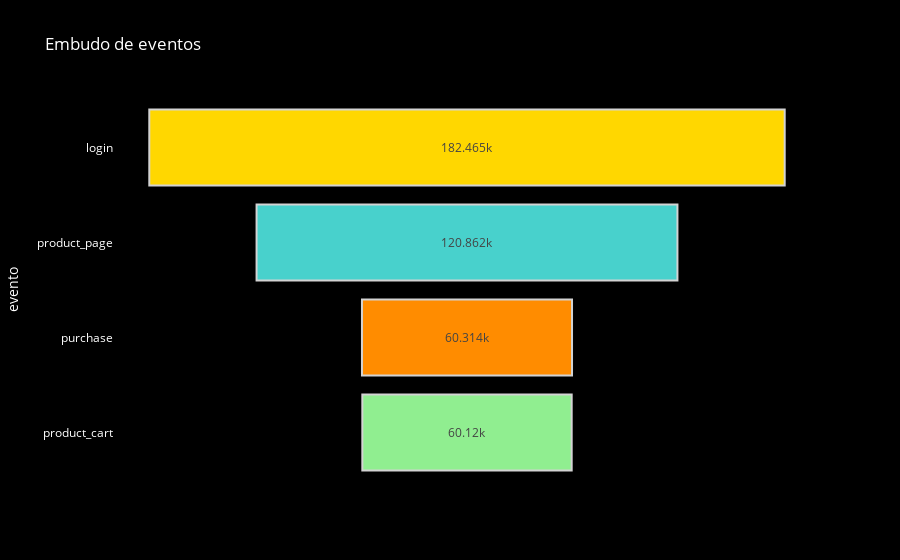

Source (notebook cell):
### Code cell
# Gráfica del embudo de eventos.

fig = px.funnel(embudo,
                x = 'total',
                y = 'evento',
                title = 'Embudo de eventos',
                labels = {'index': 'evento', 'value': 'Número de eventos'}
)

colors = ['gold', 'mediumturquoise', 'darkorange', 'lightgreen']
fig.data[0].marker.color = color = colors[:len(fig.data[0].y)]
fig.data[0].marker.line.width = 2
fig.data[0].marker.line.color = 'lightgray'

fig.update_layout(
    paper_bgcolor = 'black',
    plot_bgcolor = 'black',
    font_color = 'white'
)                
fig.show()

### Figure 1 — Plotly figure (JSON) as saved in the notebook; plotly's stock layout.template omitted (floating-point values rounded to 4 significant figures)
{"data": [{"hovertemplate": "total=%{x}<br>evento=%{y}<extra></extra>", "legendgroup": "", "marker": {"color": ["gold", "mediumturquoise", "darkorange", "lightgreen"], "line": {"color": "lightgray", "width": 2}}, "name": "", "orientation": "h", "showlegend": false, "type": "funnel", "x": [182465, 120862, 60314, 60120], "xaxis": "x", "y": ["login", "product_page", "purchase", "product_cart"], "yaxis": "y"}], "layout": {"font": {"color": "white"}, "legend": {"tracegroupgap": 0}, "paper_bgcolor": "black", "plot_bgcolor": "black", "title": {"text": "Embudo de eventos"}, "xaxis": {"anchor": "y", "domain": [0, 1], "title": {"text": "total"}}, "yaxis": {"anchor": "x", "domain": [0, 1], "title": {"text": "evento"}}}}
